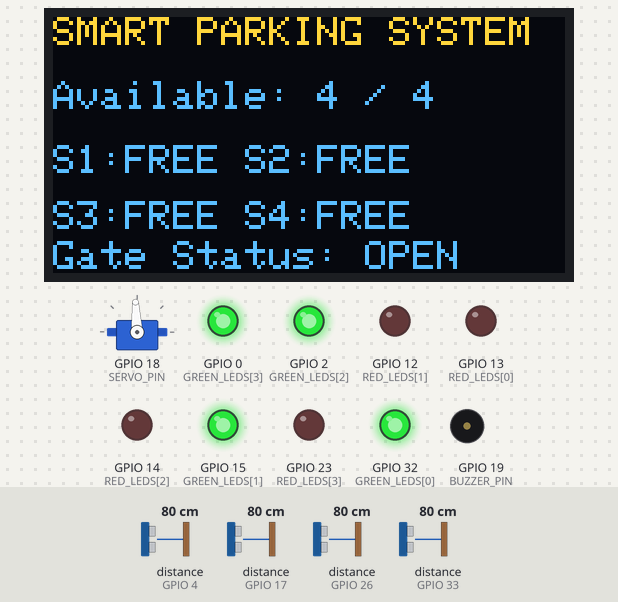
Bench run of a sketch on a simulated ESP32. On the bench: servo, 128×64 one-colour display, output pins drawn as LEDs (lit = HIGH), buzzer (waves = sounding, pin HIGH). Wiring (from diagram.json): 4 × ultrasonic range finder: trigger GPIO 5, echo GPIO 17 / trigger GPIO 16, echo GPIO 4 / trigger GPIO 27, echo GPIO 26 / trigger GPIO 25, echo GPIO 33. Inputs (shaded band) come from the test bench; at power-on: distance to the obstacle (sensors on GPIO 4, GPIO 33, GPIO 17, GPIO 26) 80 cm. The echo pulse lasts 58.3 µs per cm; the OLED is the two-colour kind (top 16 rows yellow); servo pulses on a pin are drawn as a servo (544–2400 µs = 0–180°); pins used as bus, display or sensor lines are not drawn; what the sketch prints to the serial monitor is not drawn.

Above: at 1.2 s.
1.3 s: distance to the obstacle (sensor on GPIO 4) set to 38 cm
2.8 s: distance to the obstacle (sensor on GPIO 4) set to 31 cm
At 3.3 s:
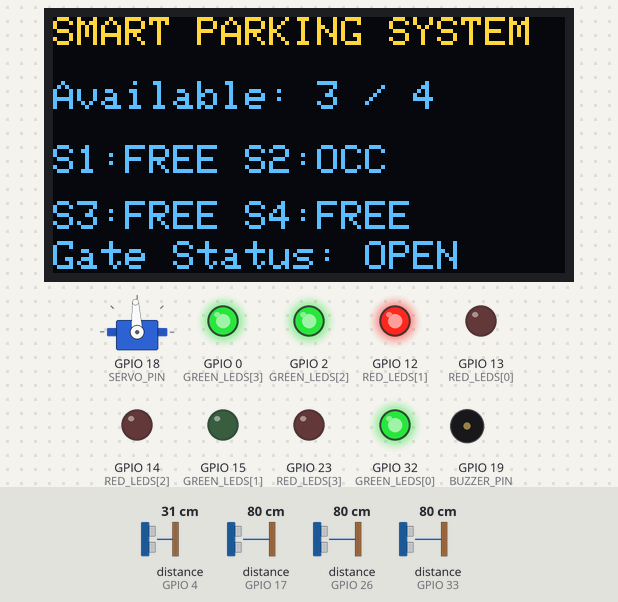
4.5 s: distance to the obstacle (sensor on GPIO 33) set to 38 cm
6.0 s: distance to the obstacle (sensor on GPIO 33) set to 32 cm
At 7.5 s:
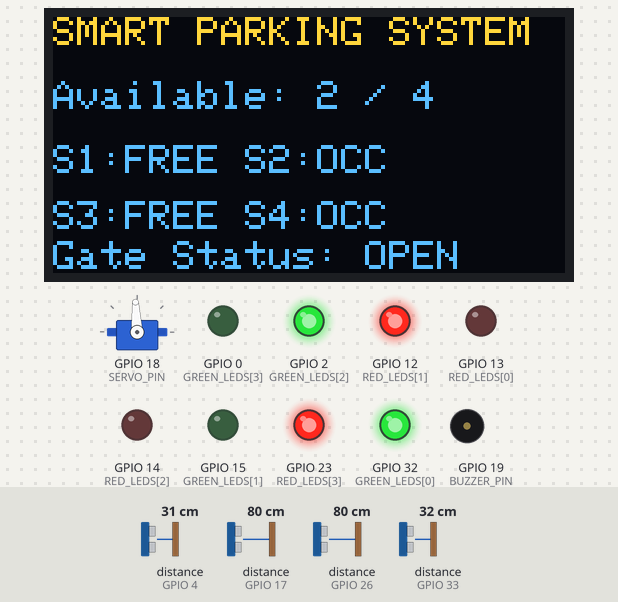
7.8 s: distance to the obstacle (sensor on GPIO 4) set to 120 cm
At 9.2 s:
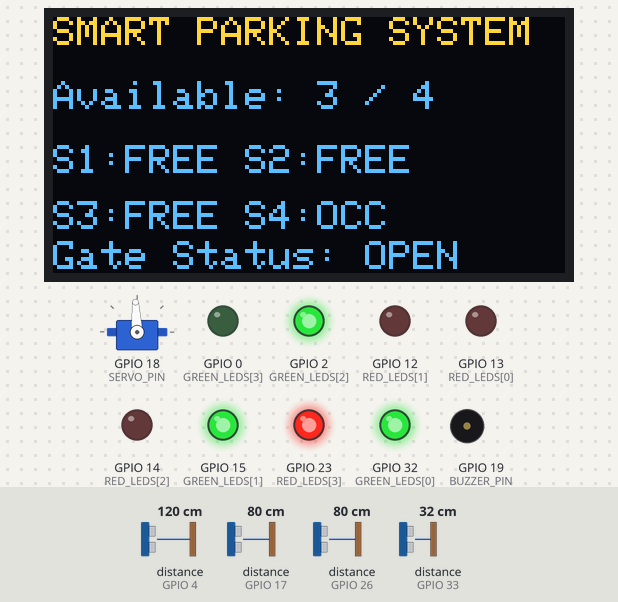
9.6 s: distance to the obstacle (sensor on GPIO 17) set to 39 cm
11.1 s: distance to the obstacle (sensor on GPIO 17) set to 31 cm
At 12.8 s:
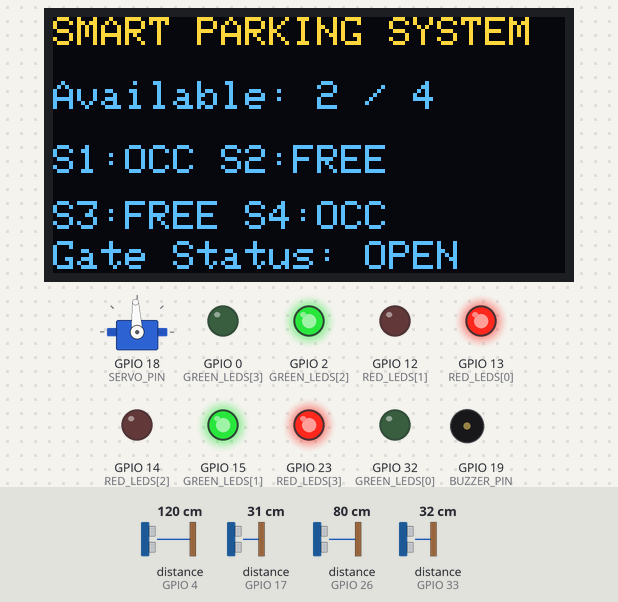
Timing chart, 0 to 13.9 s (numbered marks = the images above; inputs shaded):
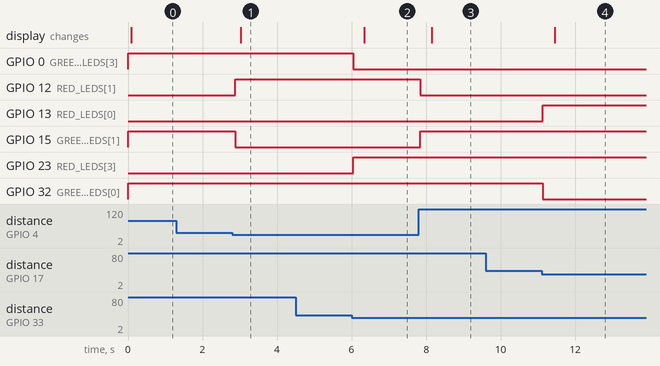

Measured:
- the behaviour switches between 35 and 34 cm on distance to the obstacle (sensor on GPIO 4) (found by bisection; images 0 and 1)
- the behaviour switches between 35 and 34 cm on distance to the obstacle (sensor on GPIO 33) (found by bisection; images 1 and 2)
- the behaviour switches between 35 and 34 cm on distance to the obstacle (sensor on GPIO 17) (found by bisection; images 3 and 4)
- after the input at 1.3 s, every drawn part: stays the same
- after the input at 2.8 s, GPIO 12 (RED_LEDS[1]): LOW → HIGH after 0.08 s; GPIO 15 (GREEN_LEDS[1]): HIGH → LOW after 0.08 s; the display: changes after 0.23 s (image 1)
- after the input at 4.5 s, every drawn part: stays the same
- after the input at 6.0 s, GPIO 0 (GREEN_LEDS[3]): HIGH → LOW at once; GPIO 23 (RED_LEDS[3]): LOW → HIGH at once; the display: changes after 0.34 s (image 2)
- after the input at 7.8 s, GPIO 12 (RED_LEDS[1]): HIGH → LOW at once; GPIO 15 (GREEN_LEDS[1]): LOW → HIGH at once; the display: changes after 0.35 s (image 3)
- after the input at 9.6 s, every drawn part: stays the same
- after the input at 11.1 s, GPIO 13 (RED_LEDS[0]): LOW → HIGH at once; GPIO 32 (GREEN_LEDS[0]): HIGH → LOW at once; the display: changes after 0.35 s (image 4)

The sketch:

Smart-Parking.ino
```cpp
#include <Arduino.h>
#include <Wire.h>
#include <Adafruit_GFX.h>
#include <Adafruit_SSD1306.h>

// ============================================================
// SMART PARKING SYSTEM USING ULTRASONIC SENSORS
// Target Board: ESP32 DevKit V4
// Author: Alen Kumar Biswal
// ============================================================

#define TOTAL_SLOTS 4
const float OCCUPIED_THRESHOLD_CM = 35.0; // Distance threshold for vehicle detection

// OLED Configuration (128x64 I2C)
#define SCREEN_WIDTH 128
#define SCREEN_HEIGHT 64
Adafruit_SSD1306 display(SCREEN_WIDTH, SCREEN_HEIGHT, &Wire, -1);

// Hardware Actuator Pins
#define SERVO_PIN 18
#define BUZZER_PIN 19
#define SERVO_PWM_CH 4

const int GATE_CLOSED_ANGLE = 0;
const int GATE_OPEN_ANGLE = 90;

// Sensor Pin Mapping: Slot 1 (left) to Slot 4 (right)
const uint8_t TRIG_PINS[TOTAL_SLOTS] = {5, 16, 27, 25};
const uint8_t ECHO_PINS[TOTAL_SLOTS] = {17, 4, 26, 33};

// LED Pin Mapping:
// Red LEDs (led1 - led4) -> Occupied
const uint8_t RED_LEDS[TOTAL_SLOTS]   = {13, 12, 14, 23};
// Green LEDs (led5 - led8) -> Free
const uint8_t GREEN_LEDS[TOTAL_SLOTS] = {32, 15, 2, 0};

// State Variables
bool slotOccupied[TOTAL_SLOTS] = {false, false, false, false};
float slotDistances[TOTAL_SLOTS] = {100.0, 100.0, 100.0, 100.0};
bool parkingFull = false;

unsigned long lastScanTime = 0;
unsigned long lastDisplayTime = 0;
unsigned long lastSerialLog = 0;

// ------------------------------------------------------------
// SERVO HARDWARE PWM CONTROL
// ------------------------------------------------------------
void setServoAngle(int angle) {
  // Map 0-180 deg to duty cycle on 14-bit resolution at 50Hz (ESP32 LEDC)
  int duty = 410 + ((float)angle / 180.0) * (2048 - 410);
  ledcWrite(SERVO_PWM_CH, duty);
}

// ------------------------------------------------------------
// SENSOR DISTANCE MEASUREMENT
// ------------------------------------------------------------
float measureDistance(uint8_t trigPin, uint8_t echoPin) {
  digitalWrite(trigPin, LOW);
  delayMicroseconds(2);
  digitalWrite(trigPin, HIGH);
  delayMicroseconds(10);
  digitalWrite(trigPin, LOW);

  // 18ms timeout prevents freezing/delays if sensor doesn't reflect
  unsigned long duration = pulseIn(echoPin, HIGH, 18000);
  if (duration == 0) return 100.0; // Default to free if out of range
  return (float)(duration / 58.0);
}

// ------------------------------------------------------------
// AVAILABILITY CALCULATION
// ------------------------------------------------------------
int countAvailableSlots() {
  int freeCount = 0;
  for (int i = 0; i < TOTAL_SLOTS; i++) {
    if (!slotOccupied[i]) freeCount++;
  }
  return freeCount;
}

// ------------------------------------------------------------
// OLED DISPLAY INTERFACE
// ------------------------------------------------------------
void renderDisplay(int freeCount) {
  display.clearDisplay();
  display.setTextColor(SSD1306_WHITE);
  display.setTextSize(1);

  display.setCursor(0, 0);
  display.println("SMART PARKING SYSTEM");

  display.setCursor(0, 16);
  display.print("Available: ");
  display.print(freeCount);
  display.print(" / 4");

  display.setCursor(0, 32);
  display.print("S1:"); display.print(slotOccupied[0] ? "OCC" : "FREE");
  display.print(" S2:"); display.print(slotOccupied[1] ? "OCC" : "FREE");

  display.setCursor(0, 46);
  display.print("S3:"); display.print(slotOccupied[2] ? "OCC" : "FREE");
  display.print(" S4:"); display.print(slotOccupied[3] ? "OCC" : "FREE");

  display.setCursor(0, 56);
  if (freeCount == 0) {
    display.println("** PARKING FULL **");
  } else {
    display.print("Gate Status: OPEN");
  }
  display.display();
}

// ------------------------------------------------------------
// INITIALIZATION
// ------------------------------------------------------------
void setup() {
  Serial.begin(115200);
  Serial.println("\n==========================================");
  Serial.println(" SMART PARKING SYSTEM INITIALIZATION");
  Serial.println("==========================================");

  // Initialize Buzzer
  pinMode(BUZZER_PIN, OUTPUT);
  digitalWrite(BUZZER_PIN, LOW);

  // Initialize Ultrasonic Sensors & Slot Status LEDs
  for (int i = 0; i < TOTAL_SLOTS; i++) {
    pinMode(TRIG_PINS[i], OUTPUT);
    pinMode(ECHO_PINS[i], INPUT);
    pinMode(RED_LEDS[i], OUTPUT);
    pinMode(GREEN_LEDS[i], OUTPUT);

    // Initial State: All Free (Green ON, Red OFF)
    digitalWrite(GREEN_LEDS[i], HIGH);
    digitalWrite(RED_LEDS[i], LOW);
  }

  // Initialize Hardware PWM for Barrier Gate Servo
  ledcSetup(SERVO_PWM_CH, 50, 14);
  ledcAttachPin(SERVO_PIN, SERVO_PWM_CH);
  setServoAngle(GATE_OPEN_ANGLE); // Start with barrier gate open

  // Initialize I2C OLED (SDA: GPIO 21, SCL: GPIO 22)
  Wire.begin(21, 22);
  if (display.begin(SSD1306_SWITCHCAPVCC, 0x3C)) {
    display.clearDisplay();
    display.display();
    Serial.println("OLED Display initialized successfully.");
  } else {
    Serial.println("ERROR: OLED Display initialization failed!");
  }

  renderDisplay(4);
  Serial.println("System Ready. All 4 slots available.");
}

// ------------------------------------------------------------
// MAIN LOOP
// ------------------------------------------------------------
void loop() {
  unsigned long currentMillis = millis();

  // 1. Scan Ultrasonic Sensors (Every 150 ms)
  if (currentMillis - lastScanTime >= 150) {
    lastScanTime = currentMillis;

    for (int i = 0; i < TOTAL_SLOTS; i++) {
      float distance = measureDistance(TRIG_PINS[i], ECHO_PINS[i]);
      slotDistances[i] = distance;
      slotOccupied[i] = (distance < OCCUPIED_THRESHOLD_CM);

      // Update Physical LEDs
      digitalWrite(GREEN_LEDS[i], slotOccupied[i] ? LOW : HIGH);
      digitalWrite(RED_LEDS[i],   slotOccupied[i] ? HIGH : LOW);
    }

    int freeCount = countAvailableSlots();
    parkingFull = (freeCount == 0);

    // Actuator Gate and Alarm Logic
    if (parkingFull) {
      setServoAngle(GATE_CLOSED_ANGLE); // Close Barrier Gate
      digitalWrite(BUZZER_PIN, HIGH);     // Sound Alert
    } else {
      setServoAngle(GATE_OPEN_ANGLE);   // Keep Barrier Open
      digitalWrite(BUZZER_PIN, LOW);      // Silence Buzzer
    }
  }

  // 2. Refresh OLED UI (Every 300 ms)
  if (currentMillis - lastDisplayTime >= 300) {
    lastDisplayTime = currentMillis;
    renderDisplay(countAvailableSlots());
  }

  // 3. Serial Monitor Telemetry (Every 1000 ms)
  if (currentMillis - lastSerialLog >= 1000) {
    lastSerialLog = currentMillis;
    Serial.printf("S1: %3.0fcm | S2: %3.0fcm | S3: %3.0fcm | S4: %3.0fcm | Free: %d/4 | Gate: %s\n",
                  slotDistances[0], slotDistances[1], slotDistances[2], slotDistances[3],
                  countAvailableSlots(), parkingFull ? "CLOSED (FULL)" : "OPEN");
  }
}
```
